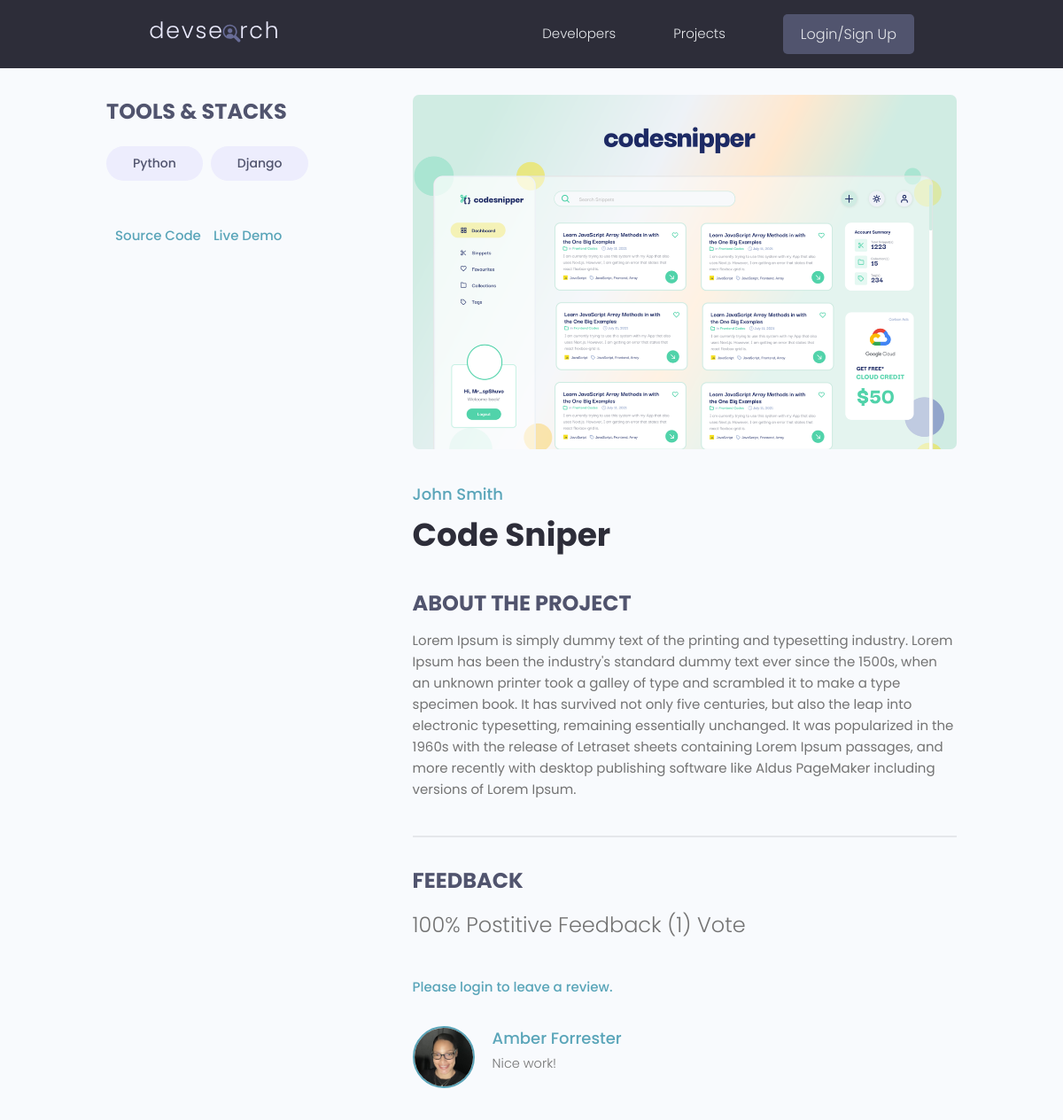
Page /projects/project/0968ed24-174d-4dbb-ae51-90c1a29083c2/ on the committed database.
### projects/models.py (models this page shows, shortened)
class Tag(models.Model):
    name = models.CharField(max_length=200)
    created = models.DateTimeField(auto_now_add=True)
    id = models.UUIDField(default=uuid.uuid4, unique=True,
                          primary_key=True, editable=False)
    def __str__(self):
        return self.name

class Project(models.Model):
    owner = models.ForeignKey(Profile, null=True, blank=True,
                              on_delete=models.SET_NULL)
    title = models.CharField(max_length=200)
    description = models.TextField(null=True, blank=True)
    featured_image = models.ImageField(null=True, blank=True, default='default.jpg')
    demo_link = models.CharField(max_length=2000, null=True, blank=True)
    source_link = models.CharField(max_length=2000, null=True, blank=True)
    tags = models.ManyToManyField('Tag', blank=True)
    vote_total = models.IntegerField(default=0, null=True, blank=True)
    vote_ratio = models.IntegerField(default=0, null=True, blank=True)
    created = models.DateTimeField(auto_now_add=True)
    id = models.UUIDField(default=uuid.uuid4, unique=True,
                          primary_key=True, editable=False)
    class Meta:
        ordering = ['-vote_ratio','-vote_total', 'title']
    @property
    def reviewers(self):
        queryset = self.review_set.all().values_list('owner__id', flat=True)
        return queryset

class Review(models.Model):
    VOTE_TYPE = (
        ('up', 'Up Vote'),
        ('down', 'Down Vote'),
    )
    owner = models.ForeignKey(Profile, on_delete=models.CASCADE, null=True)
    project = models.ForeignKey(Project, on_delete=models.CASCADE)
    body = models.TextField(null=True, blank=True)
    value = models.CharField(max_length=200, choices=VOTE_TYPE)
    created = models.DateTimeField(auto_now_add=True)
    id = models.UUIDField(default=uuid.uuid4, unique=True,
                          primary_key=True, editable=False)
    class Meta:
        unique_together = [['owner', 'project']]

### users/models.py (models this page shows, shortened)
class Profile(models.Model):
    user = models.OneToOneField(
        User, on_delete=models.CASCADE, null=True, blank=True)
    name = models.CharField(max_length=200, null=True, blank=True)
    email = models.EmailField(max_length=500, null=True, blank=True)
    username = models.CharField(max_length=200, null=True, blank=True)
    location = models.CharField(max_length=200, null=True, blank=True)
    short_intro = models.CharField(max_length=200, null=True, blank=True)
    bio = models.TextField(null=True, blank=True)
    profile_image = models.ImageField(null=True, blank=True, upload_to='profiles/',
        default="profiles/user-default.png")
    social_github = models.CharField(max_length=200, null=True, blank=True)
    social_twitter = models.CharField(max_length=200, null=True, blank=True)
    social_linkedin = models.CharField(max_length=200, null=True, blank=True)
    social_youtube = models.CharField(max_length=200, null=True, blank=True)
    social_website = models.CharField(max_length=200, null=True, blank=True)
    created = models.DateTimeField(auto_now_add=True)
    id = models.UUIDField(default=uuid.uuid4, unique=True,
                          primary_key=True, editable=False)

### projects/views.py (the view, shortened to what this page needs)
# urls.py: path('project/<str:pk>/', views.project, name='project'),
def project(request, pk):
    projectObj = Project.objects.get(id=pk)
    form = ReviewForm()
    return render(request, 'projects/single-project.html', {'project': projectObj, 'form': form})

### projects/templates/projects/single-project.html (shortened to what this page needs)
{% extends 'main.html' %}
{% block content %}
<main class="singleProject my-md">
    <div class="container">
        <div class="layout">
            <div class="column column--1of3">
                <h3 class="singleProject__subtitle">Tools & Stacks</h3>
                <div class="singleProject__toolStack">
                    {% for tag in project.tags.all %}
                    <span class="tag tag--pill tag--sub tag--lg">
                        <small>{{tag}}</small>
                    </span>
                    {% endfor %}
                </div>
                {% if project.source_link %}
                <a class="singleProject__liveLink" href="{{project.source_link}}" target="_blank">Source Code
                </a>
                {% endif %}
                {% if project.demo_link %}
                <a class="singleProject__liveLink" href="{{project.source_link}}" target="_blank">Live Demo
                </a>
                {% endif %}
            </div>
            <div class="column column--2of3">
                <img class="singleProject__preview" src="{{ project.featured_image.url }}" alt="portfolio thumbnail" />
                <a href="{% url 'user-profile' project.owner.id  %}" class="singleProject__developer">{{project.owner.name}}</a>
                <h2 class="singleProject__title">{{project.title}}</h2>
                <h3 class="singleProject__subtitle">About the Project</h3>
                    <div class="singleProject__info">
                        {{project.description}}
                    </div>
                <div class="comments">
                    <h3 class="singleProject__subtitle">Feedback</h3>
                    <h5 class="project--rating">{{project.vote_ratio}}% Postitive Feedback ({{project.vote_total}}) Vote{{project.vote_total|pluralize:"s"}}
                    </h5>
                    {% if request.user.profile.id in project.reviewers %}
                        <p> Sorry, you have already submitted a review for this project. </p>
                    {% elif request.user.profile == project.owner %}
                        <p> Sorry, you cannot review your own project. </p>
                        {% else %}
                            <a href="{% url 'login' %}?next={{request.path}}">Please login to leave a review.</a>
                    {% endif %}
                    <div class="commentList">
                        {% for review in project.review_set.all %}
                        {% if review.body %}
                        <div class="comment">
                            <a href="{% url 'user-profile' review.owner.id  %}">
                            <img class="avatar avatar--md"
                                src="{{review.owner.profile_image.url}}" alt="user" />
                            </a>
                            <div class="comment__details">
                                <a href="{% url 'user-profile' review.owner.id  %}" class="comment__author">{{review.owner.name}}</a>
                                <p class="comment__info">{{review.body|linebreaksbr}}</p>
                            </div>
                        </div>
                        {% endif %}
                        {% endfor %}
                    </div>
                </div>
            </div>
        </div>
    </div>
</main>
{% endblock content %}

### static/styles/app.css (style rules this page uses)
:root { --color-sub: #2d2d39; }
img { width: 100%; }
.singleProject .column--1of3 { order: 2; }
@media screen and (min-width: 1081px) { .singleProject .column--1of3 { order: 1; } }
@media screen and (min-width: 1081px) { .singleProject .column--2of3 { order: 2; } }
.singleProject__toolStack { margin-top: 2rem; margin-bottom: 4rem; }
.singleProject__liveLink { font-weight: 500; transition: all 0.3s ease-in-out; border-bottom: 2px solid transparent; }
.singleProject__preview { height: 50vh; object-fit: cover; object-position: top center; margin-bottom: 3rem; border-radius: 0.7rem; }
.singleProject__developer { font-size: 1.8rem; font-weight: 500; }
.singleProject__title { font-size: 3.6rem; font-weight: 700; color: var(--color-sub); margin-bottom: 3rem; }
.project--rating { margin-bottom: 1.6em; margin-top: .5em; }
.singleProject__subtitle { text-transform: uppercase; font-size: 2.4rem; font-weight: 700; color: var(--color-sub-light); margin-bottom: 1rem; }
.comments { margin-top: 4rem; padding-top: 3rem; border-top: 2px solid var(--color-light); }
.commentList { margin: 3rem 0; }
.comment { display: flex; gap: 2rem; }
.comment__author { font-size: 1.8rem; }
.comment__info { font-size: 1.45rem; }

### static/uikit/styles/modules/_variables.css (style rules this page uses)
:root { --color-main: #5aa5b9; --color-main-light: #e6faff; --color-sub: #3f4156; --color-sub-light: #51546e; --color-sub-lighter: #ededfd; --color-text: #737373; --color-gray: #8b8b8b; --color-light: #e5e7eb; --color-light-gray: #767676; --color-bg: #f8fafd; --color-white: #fffefd; --color-white-light: #f3f3f3; --color-success: #359e64; --color-success-bg: #def8e8; --color-error: #fc4b0b; --color-error-bg: #fff2ee; --font-base: 'Poppins', arial, helvetica, 'Segoe UI', roboto, ubuntu, sans-serif; --font-monospace: 'Fira Code', 'Courier New', courier, monospace; --font-regular: 300; --font-medium: 500; --font-bold: 700; --generic-shadow: 1px 1px 5px #00000010; --generic-transition: all 0.3s ease-in-out; }

### static/uikit/styles/modules/_base.css (style rules this page uses)
* { margin: 0; padding: 0; box-sizing: border-box; text-rendering: optimizeLegibility; color: inherit; font-size: inherit; }
html { font-size: 50%; }
@media only screen and (min-width: 480px) { html { font-size: 56.25%; } }
@media only screen and (min-width: 1200px) { html { font-size: 62.5%; } }
body { line-height: 1.6; font-weight: 400; font-size: 1.5rem; color: var(--color-text); background-color: var(--color-bg); min-height: 100vh; }

### static/uikit/styles/modules/_typography.css (style rules this page uses)
* { font-family: var(--font-base); }
h2 { font-size: 3.6rem; font-weight: var(--font-bold); }
h3 { font-size: 3.2rem; font-weight: var(--font-medium); }
h5 { font-size: 2.4rem; font-weight: var(--font-medium); }
h5, h6 { font-weight: var(--font-regular); }
p, span, strong { font-size: 1.6rem; color: var(--color-text); font-weight: var(--font-regular); }
a { padding-bottom: 2px; text-decoration: none; display: inline-block; color: var(--color-main); font-weight: var(--font-medium); }

### static/uikit/styles/modules/_utilities.css (style rules this page uses)
.container { width: 92%; max-width: 165rem; margin: 0 auto; box-sizing: border-box; }
@media screen and (min-width: 1000px) { .container { width: 90%; } }
@media screen and (min-width: 1200px) { .container { width: 80%; } }
.my-md { margin: 3rem auto; }

### static/uikit/styles/modules/_avatar.css (style rules this page uses)
.avatar { border-radius: 50%; border: 2px solid var(--color-main); object-fit: cover; }
.avatar--md { height: 7rem; width: 7rem; }

### static/uikit/styles/modules/_tag.css (style rules this page uses)
.tag { display: inline-flex; align-items: center; background-color: var(--color-sub); height: -webkit-fit-content; height: -moz-fit-content; height: fit-content; width: -webkit-fit-content; width: -moz-fit-content; width: fit-content; border-radius: 0.5rem; padding: 0.5rem 1.5rem; font-size: 1.2rem; cursor: pointer; }
.tag:not(:last-child) { margin-right: 0.25rem; margin-bottom: 0.75rem; }
.tag > small { color: var(--color-white); }
.tag--pill { border-radius: 5rem; }
.tag--sub, .tag--sub > small { background: var(--color-sub-lighter); color: var(--color-sub-light); font-weight: 500; }
.tag--lg { padding: 0.8rem 3rem; font-size: 1.4rem; }
.tag--lg:not(:last-child) { margin-right: 0.5rem; margin-bottom: 1rem; }

### static/uikit/styles/modules/_layout.css (style rules this page uses)
.layout { display: flex; flex-flow: row wrap; justify-content: space-between; }
.layout > .column { margin-bottom: 3rem; }
.layout > .column.column--1of3 { flex-basis: 30%; }
.layout > .column.column--2of3 { flex-basis: 64%; }

### rows in the picture
Tag: name "Python"
Tag: name "Django"
Project: featured_image (picture), owner.name "John Smith", title "Code Sniper", description "Lorem Ipsum is simply dummy text of the printing and typesetting industry. Lorem Ipsum has been the industry's standard dummy text ever since the 1500s, when an unknown printer took a galley of type and scrambled it to make a type specimen book. It has survived not only five centuries, but also the leap into electronic typesetting, remaining essentially unchanged. It was popularized in the 1960s with the release of Letraset sheets containing Lorem Ipsum passages, and more recently with desktop publishing software like Aldus PageMaker including versions of Lorem Ipsum.", vote_ratio "100", vote_total "1"
Review: owner.profile_image (placeholder picture), owner.name "Amber Forrester", body "Nice work!"
